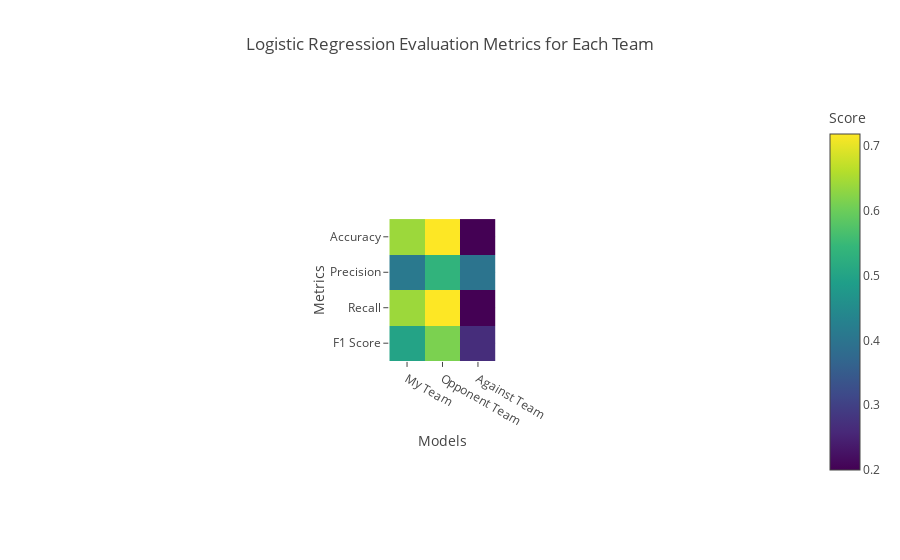

Notebook source saved alongside this figure:
### Code cell
#heatmap for evaluation metrics
metrics_df_logreg = pd.DataFrame({
    'Model': ['My Team', 'Opponent Team', 'Against Team'],
    'Accuracy': [eval1['accuracy'], eval2['accuracy'], eval3['accuracy']],
    'Precision': [eval1['precision'], eval2['precision'], eval3['precision']],
    'Recall': [eval1['recall'], eval2['recall'], eval3['recall']],
    'F1 Score': [eval1['f1_score'], eval2['f1_score'], eval3['f1_score']]
})

fig = px.imshow(metrics_df_logreg.set_index('Model').T, 
                labels=dict(x="Models", y="Metrics", color="Score"),
                color_continuous_scale='Viridis',
                title="Logistic Regression Evaluation Metrics for Each Team")

fig.show()

### Figure 1 — Plotly figure (JSON) as saved in the notebook; plotly's stock layout.template omitted (floating-point values rounded to 4 significant figures)
{"data": [{"coloraxis": "coloraxis", "hovertemplate": "Models: %{x}<br>Metrics: %{y}<br>Score: %{z}<extra></extra>", "name": "0", "type": "heatmap", "x": ["My Team", "Opponent Team", "Against Team"], "xaxis": "x", "y": ["Accuracy", "Precision", "Recall", "F1 Score"], "yaxis": "y", "z": [[0.6406, 0.7188, 0.2], [0.4104, 0.5362, 0.4], [0.6406, 0.7188, 0.2], [0.5003, 0.6142, 0.2667]]}], "layout": {"autosize": true, "coloraxis": {"colorbar": {"title": {"text": "Score"}}, "colorscale": [[0, "#440154"], [0.1111, "#482878"], [0.2222, "#3e4989"], [0.3333, "#31688e"], [0.4444, "#26828e"], [0.5556, "#1f9e89"], [0.6667, "#35b779"], [0.7778, "#6ece58"], [0.8889, "#b5de2b"], [1, "#fde725"]]}, "title": {"text": "Logistic Regression Evaluation Metrics for Each Team"}, "xaxis": {"anchor": "y", "autorange": true, "constrain": "domain", "domain": [0.4266, 0.5734], "range": [-0.5, 2.5], "scaleanchor": "y", "title": {"text": "Models"}, "type": "category"}, "yaxis": {"anchor": "x", "autorange": true, "constrain": "domain", "domain": [0, 1], "range": [3.5, -0.5], "title": {"text": "Metrics"}, "type": "category"}}}
